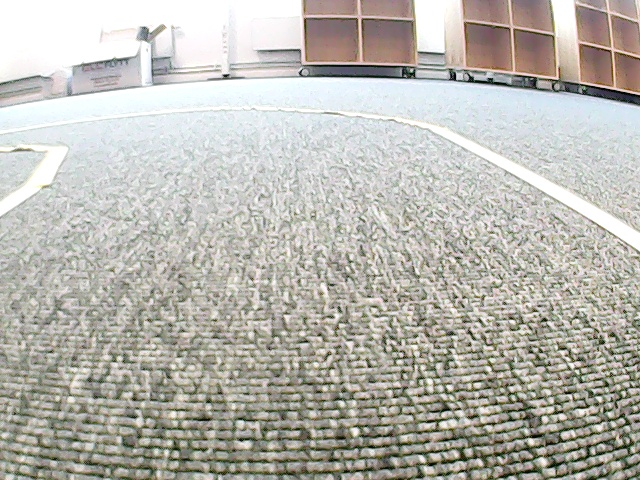
#> input picture camera/test_image.jpg, 640 x 480 px, given in place of the camera
$ python LaneTracking.py   (older library calls are emulated)
#> lines starting #> are read from the running program, lines starting #| are printed output that depends on the picture; after the words box and inside, x2 and y2 are one past the last pixel; in counts of white or black regions, pixels touching at a corner belong together
### camera/birdseye.py
# birdview view class

from camera.helpers import show_dotted_image
import cv2
import numpy as np

class BirdsEye:

  def __init__(self, source_points, dest_points, cam_matrix, distortion_coef):
    self.spoints = source_points
    self.dpoints = dest_points
    self.src_points = np.array(source_points, np.float32)
    self.dest_points = np.array(dest_points, np.float32)
    self.cam_matrix = cam_matrix
    self.dist_coef = distortion_coef

    self.warp_matrix = cv2.getPerspectiveTransform(self.src_points, self.dest_points)
    self.inv_warp_matrix = cv2.getPerspectiveTransform(self.dest_points, self.src_points)

  def undistort(self, raw_image, show_dotted = False):

    image = cv2.undistort(raw_image, self.cam_matrix, self.dist_coef, None, self.cam_matrix)

    if show_dotted:
      show_dotted_image(image, self.spoints)

    return image

  def sky_view(self, ground_image, show_dotted = False):

    temp_image = self.undistort(ground_image, show_dotted = False)
    shape = (temp_image.shape[1], temp_image.shape[0])
    warp_image = cv2.warpPerspective(temp_image, self.warp_matrix, shape, flags = cv2.INTER_LINEAR)

    if show_dotted:
      show_dotted_image(warp_image, self.dpoints)

    return warp_image

  # [22 lines left out: function project, not called in this run]

### camera/gradientColorThreshold.py
import cv2
import numpy as np

def scale_abs(x, m = 255):
  x = np.absolute(x)
  x = np.uint8(m * x / np.max(x))
  return x

class GradientColorThreshold:
  def __init__(self, p):
    self.sat_thresh = p['sat_thresh']
    self.light_thresh = p['light_thresh']
    self.light_thresh_agr = p['light_thresh_agr']
    self.grad_min, self.grad_max = p['grad_thresh']
    self.mag_thresh, self.x_thresh = p['mag_thresh'], p['x_thresh']
    self.hls, self.l, self.s, self.z  = None, None, None, None
    self.color_cond1, self.color_cond2 = None, None
    self.sobel_cond1, self.sobel_cond2, self.sobel_cond3 = None, None, None

  # [24 lines left out: functions sobel_breakdown, color_breakdown, apply, not called in this run]


  def apply_hls(self, rgb_image):
    self.hls = cv2.cvtColor(rgb_image, cv2.COLOR_RGB2HLS)
    self.l = self.hls[:, :, 1]
    self.s = self.hls[:, :, 2]
    self.z = np.zeros_like(self.s)
    return True
  def apply_l(self, gray_image):
    self.l = gray_image
    self.z = np.zeros_like(self.l)
    return True

  def apply_color_mask(self):
    self.color_cond1 = (self.s > self.sat_thresh) & (self.l > self.light_thresh)
    self.color_cond2 = self.l > self.light_thresh_agr
    b = self.z.copy()
    b[(self.color_cond1 | self.color_cond2)] = 1
    return b

  def apply_sobel_mask(self):
    lx = cv2.Sobel(self.l, cv2.CV_64F, 1, 0, ksize = 5)
    ly = cv2.Sobel(self.l, cv2.CV_64F, 0, 1, ksize = 5)
    gradl = np.arctan2(np.absolute(ly), np.absolute(lx))
    l_mag = np.sqrt(lx**2 + ly**2)
    slm, slx, sly = scale_abs(l_mag), scale_abs(lx), scale_abs(ly) # scale everything from 0 to 255
    b = self.z.copy()
    self.sobel_cond1 = slm > self.mag_thresh
    self.sobel_cond2 = slx > self.x_thresh
    self.sobel_cond3 = (gradl > self.grad_min) & (gradl < self.grad_max)
    b[(self.sobel_cond1 & self.sobel_cond2 & self.sobel_cond3)] = 1
    return b

### camera/curveFit.py
import cv2
import numpy as np

class Curves:
    def __init__(self, number_of_windows, margin, minimum_pixels, ym_per_pix, xm_per_pix, poly_deg):

        self.min_pix = minimum_pixels # minimum number of pixels in window for the window to be considered to have lane markings, otherwise the pixels are considered to be noise
        self.margin = margin
        self.num_windows = number_of_windows
        self.ky, self.kx = ym_per_pix, xm_per_pix
        self.deg = poly_deg

        self.binary, self.h, self.w, self.window_height = None, None, None, None
        self.all_pixels_x, self.all_pixels_y = None, None
        self.left_pixels_indices, self.right_pixels_indices = [], []
        self.left_pixels_x, self.left_pixels_y = None, None
        self.right_pixels_x, self.right_pixels_y = None, None
        self.out_img = None
        self.left_fit_curve_pix, self.right_fit_curve_pix = None, None
        self.left_fit_curve_f, self.right_fit_curve_f = None, None
        self.left_radius, self.right_radius = None, None
        self.vehicle_position, self.vehicle_position_words = None, None
        self.result = {}

    def store_details(self, binary):
        self.out_img = np.dstack((binary, binary, binary)) * 255  # 3 channel image array
        self.binary = binary                                      # binary array for the lanes
        self.h, self.w = binary.shape[0], binary.shape[1]         # height and width of the image
        self.mid = self.h / 2                                     # half of the height of the image
        self.window_height = np.int(self.h / self.num_windows)    # integer height for each window
        self.all_pixels_x = np.array(binary.nonzero()[1])         # x coordinates of all the lane pixels
        self.all_pixels_y = np.array(binary.nonzero()[0])         # y coordinates of all the lane pixels

    def start(self, binary):  # returns the idx with the highest intensity on the left and right half of the image
        hist = np.sum(binary[np.int(self.h / 2):, :], axis = 0)   # for the lower half of the image, sum up the values in each column, this is a 1d array
        mid = np.int(hist.shape[0] / 2)                           # half the width of the previous array
        current_leftx = np.argmax(hist[:mid])           # get the idx with the max value on the left half of hist
        current_rightx = np.argmax(hist[mid:]) + mid    # get the idx with the max value on the right half of hist
        if hist[current_leftx] == 0:
            current_leftx = None
        if hist[current_rightx] == 0:
            current_rightx = None
        return current_leftx, current_rightx

    def next_y(self, w):  # returns the lowest and highest y coordinates for the window
        y_lo = self.h - (w + 1) * self.window_height
        y_hi = self.h - w * self.window_height
        return y_lo, y_hi

    def next_x(self, current):  # returns the lowest and highest x coordinates for the window
        x_left = current - self.margin
        x_right = current + self.margin
        return x_left, x_right

    def next_midx(self, current, pixel_indices):
        if len(pixel_indices) > self.min_pix:
            current = np.int(np.mean(self.all_pixels_x[pixel_indices]))
        return current

    def draw_boundaries(self, p1, p2, color, thickness = 2):
        cv2.rectangle(self.out_img, p1, p2, color, thickness)

    def indices_within_boundary(self, y_lo, y_hi, x_left, x_right):
        cond1 = (self.all_pixels_y >= y_lo)
        cond2 = (self.all_pixels_y < y_hi)
        cond3 = (self.all_pixels_x >= x_left)
        cond4 = (self.all_pixels_x < x_right)
        return (cond1 & cond2 & cond3 & cond4).nonzero()[0]

    def pixel_locations(self, indices):
        return self.all_pixels_x[indices], self.all_pixels_y[indices]

    def plot(self, t=2):

        if self.left_pixels_x is not None and self.left_pixels_y is not None:
            self.out_img[self.left_pixels_y, self.left_pixels_x] = [255, 0, 255]
            self.left_fit_curve_pix = np.polyfit(self.left_pixels_y, self.left_pixels_x, self.deg)
            kl = self.left_fit_curve_pix
        else:
            kl = (0, 0, 0)

        if self.right_pixels_x is not None and self.right_pixels_y is not None:
            self.out_img[self.right_pixels_y, self.right_pixels_x] = [0, 255, 255]
            self.right_fit_curve_pix = np.polyfit(self.right_pixels_y, self.right_pixels_x, self.deg)
            kr = self.right_fit_curve_pix
        else:
            kr = (0, 0, 0)

        ys = np.linspace(0, self.h - 1, self.h)

        if self.deg == 2:
            left_xs = kl[0]*ys**2 + kl[1]*ys + kl[2]
            right_xs = kr[0]*ys**2 + kr[1]*ys + kr[2]
        elif self.deg == 3:
            left_xs = kl[0]*ys**3 + kl[1]*ys**2 + kl[2]*ys + kl[3]
            right_xs = kr[0]*ys**3 + kr[1]*ys**2 + kr[2]*ys + kr[3]
        else:
            raise ValueError('unsupported polynomial degree for curveFit class')

        xls, xrs, ys = left_xs.astype('int'), right_xs.astype('int'), ys.astype('int')

        # draw the lines
        for xl, xr, y in zip(xls, xrs, ys):
            cv2.line(self.out_img, (xl - t, y), (xl + t, y), (255, 255, 0), int(t / 2))
            cv2.line(self.out_img, (xr - t, y), (xr + t, y), (0, 0, 255), int(t / 2))

    def get_real_curvature(self, xs, ys):
        return np.polyfit(ys * self.ky, xs * self.kx, self.deg)

    def radius_of_curvature(self, y, f):
        if self.deg == 2:
            dydx = 2*f[0]*y + f[1]
            d2ydx2 = 2*f[0]
        elif self.deg == 3:
            dydx = 3*f[0]*y**2 + 2*f[1]*y + 3*f[2]
            d2ydx2 = 6*f[0]*y + 2*f[1]
        else:
            raise ValueError('unsupported polynomial degree for curveFit class')

        return np.absolute((1 + dydx**2)**1.5 / d2ydx2)

    def update_vehicle_position(self):
        y = self.h
        mid = self.w / 2
        kl, kr = self.left_fit_curve_pix, self.right_fit_curve_pix

        if kl is None and kr is None:
            return

        if kl is not None:
            if self.deg == 2:
                xl = kl[0] * (y**2) + kl[1]* y + kl[2]
            elif self.deg == 3:
                xl = kl[0]*y**3 + kl[1]*y**2 + kl[2]*y + kl[3]
            else:
                raise ValueError('unsupported polynomial degree for curveFit class')

        if kr is not None:
            if self.deg == 2:
                xr = kr[0] * (y ** 2) + kr[1] * y + kr[2]
            elif self.deg == 3:
                xr = kr[0] * y ** 3 + kr[1] * y ** 2 + kr[2] * y + kr[3]
            else:
                raise ValueError('unsupported polynomial degree for curveFit class')
        else: # if kr is none
            xr = xl + 30

        if kl is None:
            xl = xr - 30

        pix_pos = xl + (xr - xl) / 2
        self.vehicle_position = (pix_pos - mid) * self.kx

        if self.vehicle_position < 0:
            self.vehicle_position_words = str(np.absolute(np.round(self.vehicle_position*100, 2))) + " cm left of center"
        elif self.vehicle_position > 0:
            self.vehicle_position_words = str(np.absolute(np.round(self.vehicle_position*100, 2))) + " cm right of center"
        else:
            self.vehicle_position_words = "at the center"


    def fit(self, binary):

        self.store_details(binary)  # stores info from the binary array into the class
        mid_leftx, mid_rightx = self.start(binary) # returns the idx with the highest intensity on the left and right half of the image

        left_pixels_indices, right_pixels_indices = [], []
        x, y = [None, None, None, None], [None, None]

        # get all the coordinates in each lane
        for idx_window in range(self.num_windows):

            y[0], y[1] = self.next_y(idx_window)  # returns the lowest and highest y coordinates for the window
            if mid_leftx is not None :
                x[0], x[1] = self.next_x(mid_leftx)   # returns the lowest and highest x coordinates for the window on the left
                self.draw_boundaries((x[0], y[0]), (x[1], y[1]), (255, 0, 0))
                curr_left_pixels_indices = self.indices_within_boundary(y[0], y[1], x[0], x[1])
                left_pixels_indices.append(curr_left_pixels_indices)
                mid_leftx = self.next_midx(mid_leftx, curr_left_pixels_indices)

            if mid_rightx is not None:
                x[2], x[3] = self.next_x(mid_rightx)  # returns the lowest and highest x coordinates for the window on the right
                self.draw_boundaries((x[2], y[0]), (x[3], y[1]), (0, 255, 0))
                curr_right_pixels_indices = self.indices_within_boundary(y[0], y[1], x[2], x[3])
                right_pixels_indices.append(curr_right_pixels_indices)
                mid_rightx = self.next_midx(mid_rightx, curr_right_pixels_indices)

        if len(left_pixels_indices) != 0:
            self.left_pixels_indices = np.concatenate(left_pixels_indices)

        if len(right_pixels_indices) != 0:
            self.right_pixels_indices = np.concatenate(right_pixels_indices)

        # [5 lines of commented-out code are left out]

        if len(self.left_pixels_indices) != 0 :
            self.left_pixels_x, self.left_pixels_y = self.pixel_locations(self.left_pixels_indices)
            self.left_fit_curve_f = self.get_real_curvature(self.left_pixels_x, self.left_pixels_y)
            self.left_radius = self.radius_of_curvature(self.h * self.ky, self.left_fit_curve_f)

        if len(self.right_pixels_indices) != 0:
            self.right_pixels_x, self.right_pixels_y = self.pixel_locations(self.right_pixels_indices)
            self.right_fit_curve_f = self.get_real_curvature(self.right_pixels_x, self.right_pixels_y)
            self.right_radius = self.radius_of_curvature(self.h * self.ky, self.right_fit_curve_f)

        self.plot()
        self.update_vehicle_position()

        # write the specs onto the image
        font = cv2.FONT_HERSHEY_SIMPLEX
        bottomLeftCornerOfText = (10, self.h-10)
        fontScale = 0.5
        fontColor = (0, 0, 255)
        lineType = 1

        cv2.putText(self.out_img, 'car is ' + self.vehicle_position_words, bottomLeftCornerOfText, font,
                    fontScale, fontColor, lineType)

        # [9 lines of commented-out code are left out]

        self.left_pixels_indices = []
        self.right_pixels_indices = []

        self.result = {
            'image': self.out_img,
            'left_radius': self.left_radius,
            'right_radius': self.right_radius,
            'real_left_best_fit_curve': self.left_fit_curve_f,
            'real_right_best_fit_curve': self.right_fit_curve_f,
            'pixel_left_best_fit_curve': self.left_fit_curve_pix,
            'pixel_right_best_fit_curve': self.right_fit_curve_pix,
            'vehicle_position': self.vehicle_position,
            'vehicle_position_words': self.vehicle_position_words,
            'poor_binary_quality': None
        }

        return self.result

### camera/LaneTracking.py
import cv2
import numpy as np
import math
from camera.gradientColorThreshold import GradientColorThreshold
from camera.curveFit import Curves
from camera.birdseye import BirdsEye
import os
import datetime

# [10 lines left out: function make_coordinates, not called in this run]

def levels_transform(gray_image):
    # make a transformation to flatten the image colors except for the brightest pixels
    return np.multiply(np.power(gray_image, 6, dtype='int64'), .0000000000009).astype('uint8')


# [69 lines left out: functions average_slope_intercept, region_of_interest, display_lines, not called in this run]

def firstNum(name):
    num = int(name[:-21])
    return num


def process_one_frame(lane_image, birdsEye, gradientColorThreshold, curveFitter):

    ### Bird View undistort
    im_skyview = birdsEye.sky_view(lane_image)

    ### Gradient and Color
    # - this does 2 things, color mask and sobel(gradient) mask
    # color mask masks the saturation and light values of the color
    # sobel mask masks the magnitude of the gradient, the x component of the gradient, and the angle of the gradient

    # color filter
    im_blur = cv2.GaussianBlur(im_skyview, (7, 7), 0)
    gradientColorThreshold.apply_hls(im_blur)
    b_color = gradientColorThreshold.apply_color_mask()

    # sobel filter
    im_gray = cv2.cvtColor(im_skyview, cv2.COLOR_RGB2GRAY)
    im_blur = cv2.GaussianBlur(im_gray, (17, 17), 0)
    im_levelled = levels_transform(im_blur)
    gradientColorThreshold.apply_l(im_levelled)
    b_sobel = gradientColorThreshold.apply_sobel_mask()

    b_filtered = cv2.bitwise_or(b_sobel, b_color)

    ### Curve fit
    curve_fit_result = curveFitter.fit(b_filtered)

    return b_filtered*255, b_color*255, b_sobel*255, im_skyview, curve_fit_result

# [4 lines left out: function convert_theta_r_to_m_b, not called in this run]

def setupToolClasses():

    ### BirdsEye
    d = 67.2 # cm
    w = 13.8 #cm
    d_dest = 350 #px
    w_dest = w/d*d_dest #px

    mid_px = 640/2
    max_y_px = 450

    # lower left, upper left, lower right, upper right
    source_points = [(4, 460), (270, 88),  (633, 466), (401, 90)] # [(25, 310), (251, 75), (608, 287), (379, 74)], for old camera setting
    destination_points = [
        (int(mid_px-w_dest/2), int(max_y_px)),
        (int(mid_px-w_dest/2), int(max_y_px-d_dest)),
        (int(mid_px+w_dest/2), int(max_y_px)),
        (int(mid_px+w_dest/2), int(max_y_px-d_dest))
    ]

    # loading camera calibration parameters
    this_file_dir = os.path.dirname(__file__)
    camera_calibration_parameters = np.load(os.path.join(this_file_dir, 'camera_calibration_parameters.npz'))
#> (reads camera/camera_calibration_parameters.npz from the repository)
    camera_calibration_matrix = camera_calibration_parameters['camera_matrix']
    distortion_coefficient = camera_calibration_parameters['distortion_coefficient']
    birdsEye = BirdsEye(source_points, destination_points,
                        camera_calibration_matrix, distortion_coefficient)

    ### GradientColorThreshold
    p = {'sat_thresh': 80, 'light_thresh': 200, 'light_thresh_agr': 245,
         'grad_thresh': (0, 0.8), 'mag_thresh': 120, 'x_thresh': 100}
    gradientColorThreshold = GradientColorThreshold(p)

    ### Curves
    xm_per_pix = d/100/d_dest
    ym_per_pix = w/100/w_dest
    curveFitter = Curves(number_of_windows=9, margin=40, minimum_pixels=15,
                    ym_per_pix=ym_per_pix, xm_per_pix=xm_per_pix, poly_deg=2)

    return birdsEye, gradientColorThreshold, curveFitter

if __name__ == '__main__':
    ### Get tools
    birdsEye, gradientColorThreshold, curveFitter = setupToolClasses()

    ### Get device
    device = cv2.VideoCapture(0)

    while True:
        ret, image = device.read()
#> image is the input picture: shape (480, 640, 3); mean B, G, R 175.9, 183.1, 184.6

        lane_image = np.copy(image)

        output_image = process_one_frame(image, birdsEye, gradientColorThreshold, curveFitter)
#> in undistort, `image = cv2.undistort(raw_image, self.cam_matrix, self.dist_coef, None..`:
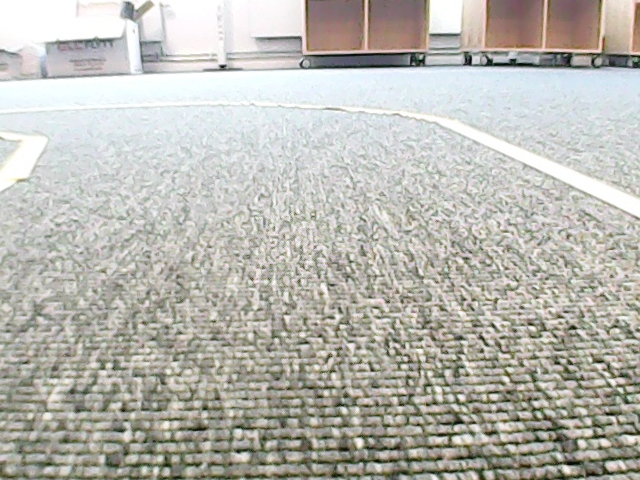
#> image: shape (480, 640, 3); mean B, G, R 177.4, 184.4, 185.3
#> in apply_color_mask, `self.color_cond1 = (self.s > self.sat_thresh) & (self.l > self.light_t..`:
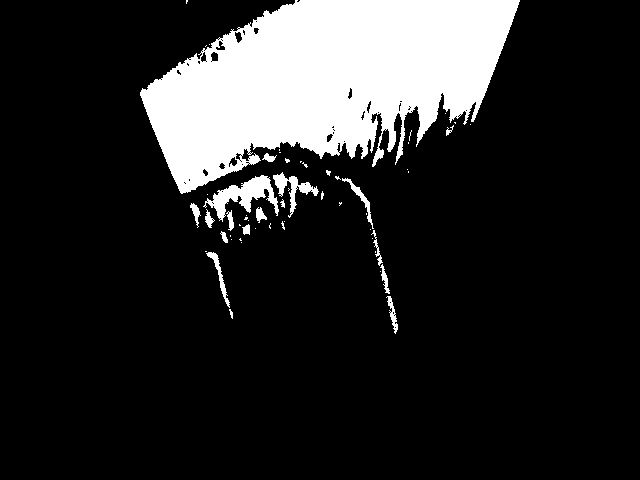
#> self.color_cond1: shape (480, 640) bool; 15.8% white; 57 white regions (39 under 20 px), largest, box (x1, y1, x2, y2) and area: (140, 0, 520, 194) 45017, (203, 175, 279, 222) 1317, (273, 172, 319, 218) 575
#> in process_one_frame, `im_blur = cv2.GaussianBlur(im_gray, (17, 17), 0)`:
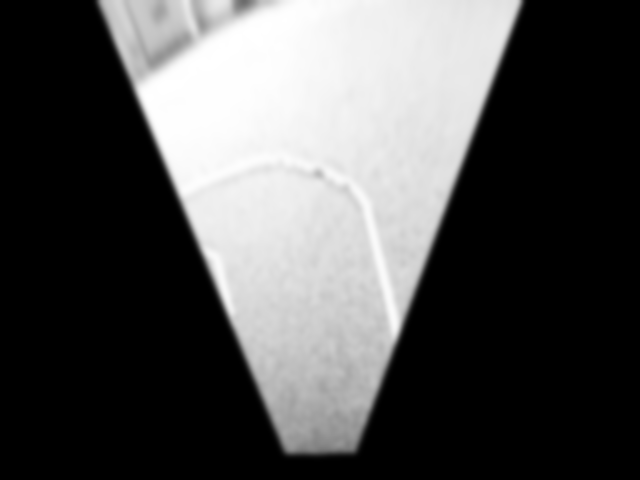
#> im_blur: shape (480, 640); min 0, max 255, mean 82.1
#> in levels_transform, `return np.multiply(np.power(gray_image, 6, dtype='int64'), .0000000000..`:
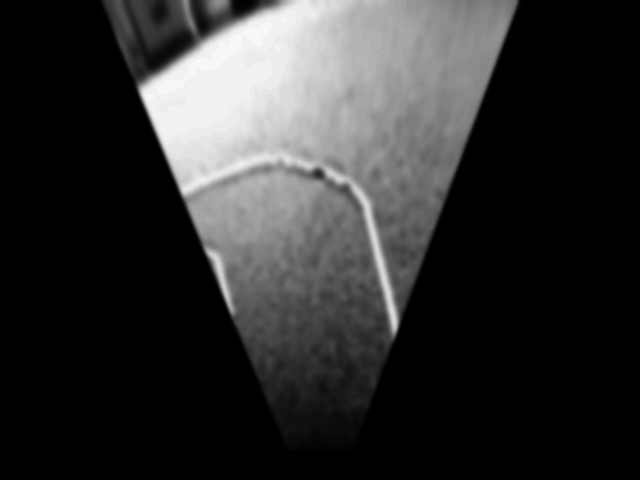
#> returned value: shape (480, 640); min 0, max 247, mean 47.8
#> in apply_sobel_mask, `ly = cv2.Sobel(self.l, cv2.CV_64F, 0, 1, ksize = 5)`:
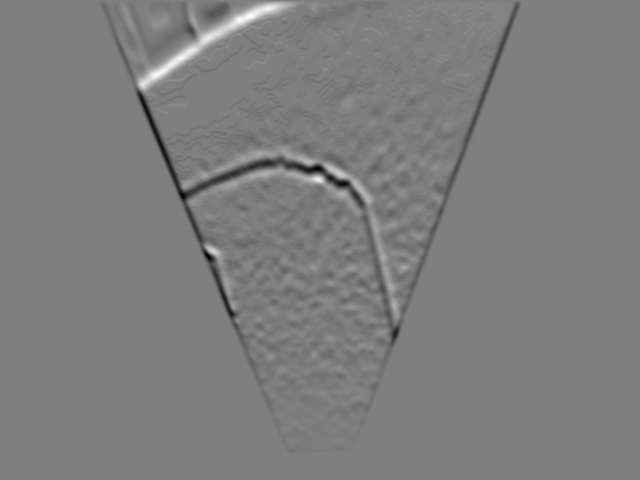
#> ly: shape (480, 640) float64; min -2675, max 2684, mean -20.8; drawn with min black and max white
#> in apply_sobel_mask, `gradl = np.arctan2(np.absolute(ly), np.absolute(lx))`:
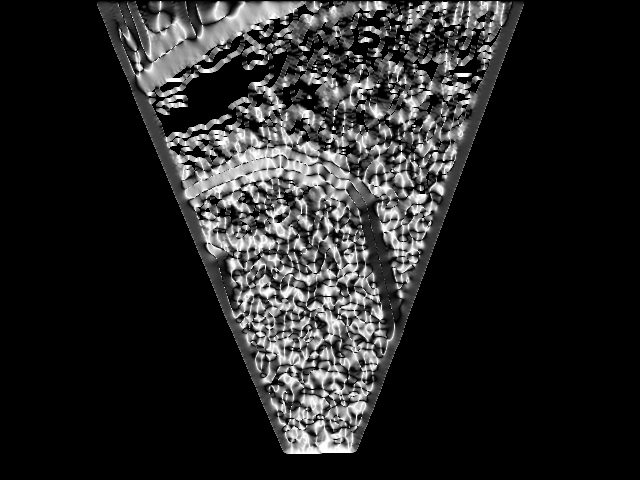
#> gradl: shape (480, 640) float64; min 0, max 1.57, mean 0.236; drawn with min black and max white
#> in apply_sobel_mask, `self.sobel_cond3 = (gradl > self.grad_min) & (gradl < self.grad_max)`:
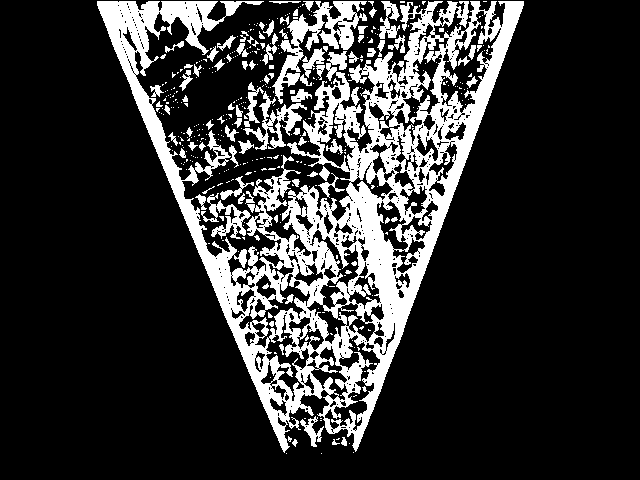
#> self.sobel_cond3: shape (480, 640) bool; 19.7% white; 406 white regions (316 under 20 px), largest, box (x1, y1, x2, y2) and area: (97, 1, 524, 453) 49447, (272, 1, 367, 104) 2687, (243, 91, 307, 150) 1058
#> output_image = 5 items

        # show image
        cv2.imshow('result', output_image)
        if cv2.waitKey(100) == 'q':
#> (key Esc is pressed here)
            break

    device.release()
    cv2.destroyAllWindows()
